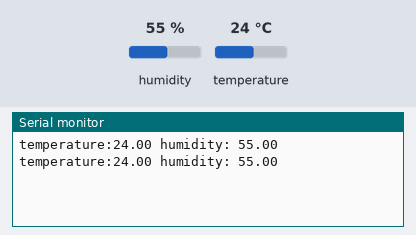
Bench run of a sketch on a simulated Arduino Uno, built with avr-gcc and run on an emulated ATmega328P. Parts: the last lines printed to the serial monitor. Inputs (shaded band) come from the test bench; at power-on: humidity 55 %, temperature 24 °C.

Above: at 2.8 s.
2.9 s: humidity set to 22 %
At 5.0 s:
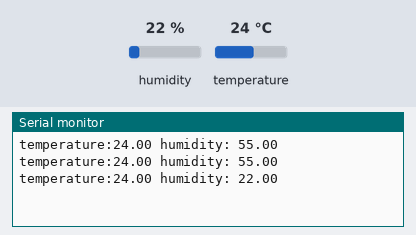
5.6 s: temperature set to 12 °C
At 7.4 s:
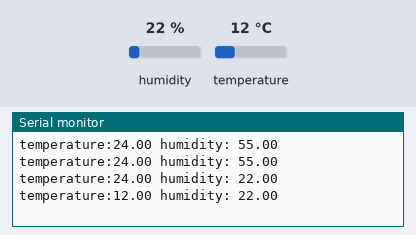
8.3 s: humidity set to 40 %
At 11.0 s:
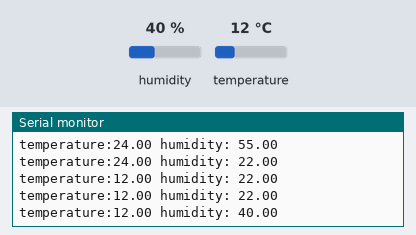
Timing chart, 0 to 12.5 s (numbered marks = the images above; inputs shaded):
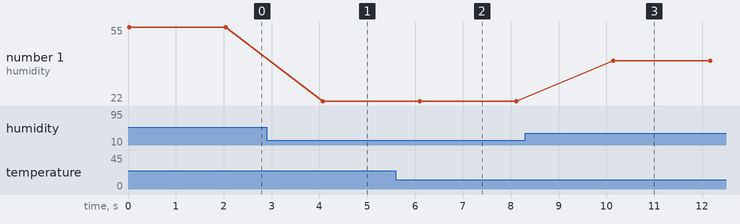

The sketch:

DHT_sensor.ino
```cpp
#include <DHT11.h>
DHT11 dht11(A0);


void setup() {
  // put your setup code here, to run once:
  Serial.begin(9600);
}

void loop() {
  // put your main code here, to run repeatedly:
  float temp, humi;

  int result = dht11.read(humi, temp);

  if(result == 0){
    Serial.print("temperature:");
    Serial.print(temp);//온도값
    Serial.print(" humidity: ");
    Serial.println(humi);//습도값
  }else{
    Serial.println();
    Serial.print("Error No : ");
    Serial.print(result);
    Serial.println();
  }

  delay(2000);

}
```

Measured:
- after the input at 2.9 s, the serial monitor: prints a new line after 1.2 s (image 1)
- after the input at 5.6 s, the serial monitor: prints a new line after 0.50 s (image 2)
- after the input at 8.3 s, the serial monitor: prints a new line after 1.8 s (image 3)
- plotted number 1: 55 → 22 after the input at 2.9 s, 22 → 40 after the input at 8.3 s
